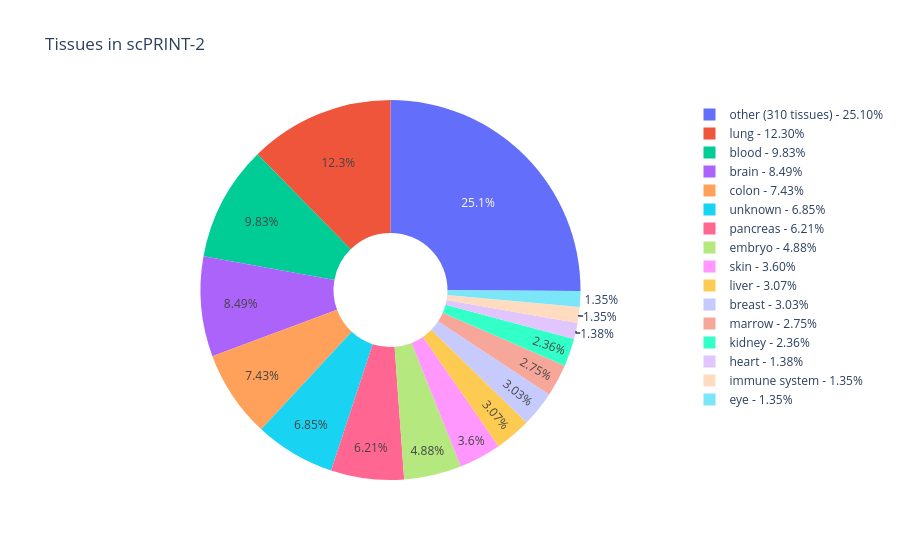

This figure's notebook cell:
### Markdown cell above
With all labels:

### Code cell
# Create a camembert plot
fig = px.pie(
    names=list(tissues.keys()),
    values=tissues.values(),
    title="Tissues in scPRINT-2",
    hole=0.3  # for a donut-style camembert
)

fig.show()
# Export to PDF
# pio.write_image(fig, "tissues_pie_plotly.pdf")

### Figure 1 — Plotly figure (JSON) as saved in the notebook; plotly's stock layout.template omitted (floating-point values rounded to 4 significant figures)
{"data": [{"domain": {"x": [0, 1], "y": [0, 1]}, "hole": 0.3, "hovertemplate": "label=%{label}<br>value=%{value}<extra></extra>", "labels": ["lung - 12.30%", "blood - 9.83%", "brain - 8.49%", "colon - 7.43%", "unknown - 6.85%", "pancreas - 6.21%", "embryo - 4.88%", "skin - 3.60%", "liver - 3.07%", "breast - 3.03%", "marrow - 2.75%", "kidney - 2.36%", "heart - 1.38%", "immune system - 1.35%", "eye - 1.35%", "other (310 tissues) - 25.10%"], "legendgroup": "", "name": "", "showlegend": true, "type": "pie", "values": [42877488, 34180713, 29530595, 25830811, 23810521, 21597602, 16976623, 12513695, 10683313, 10539762, 9543512, 8213043, 4800567, 4687291, 4677504, 87200000]}], "layout": {"legend": {"tracegroupgap": 0}, "title": {"text": "Tissues in scPRINT-2"}}}
